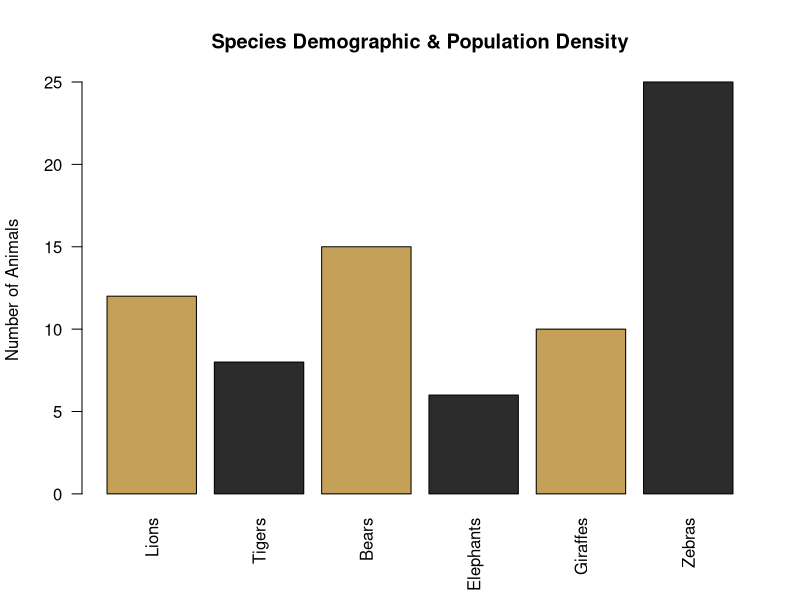

Reproduce this figure in R.
# Advanced Statistical Analysis for Pine City Zoo
# Demonstrating Data Analytics skills 

species <- c("Lions", "Tigers", "Bears", "Elephants", "Giraffes", "Zebras")
population <- c(12, 8, 15, 6, 10, 25)
health_index <- c(0.85, 0.78, 0.92, 0.88, 0.95, 0.82)

# Create a data frame (Essential R Skill)
zoo_data <- data.frame(species, population, health_index)

# Calculate weighted health average
weighted_health <- sum(zoo_data$population * zoo_data$health_index) / sum(zoo_data$population)

# Generate a High-Quality Plot for the Portfolio
png("zoo_health_analysis.png")
barplot(zoo_data$population, names.arg=zoo_data$species, 
        col=c("#C5A059", "#2C2C2C"), 
        main="Species Demographic & Population Density",
        ylab="Number of Animals", las=2)
dev.off()

print(paste("Total Zoo Health Index:", round(weighted_health, 2)))
